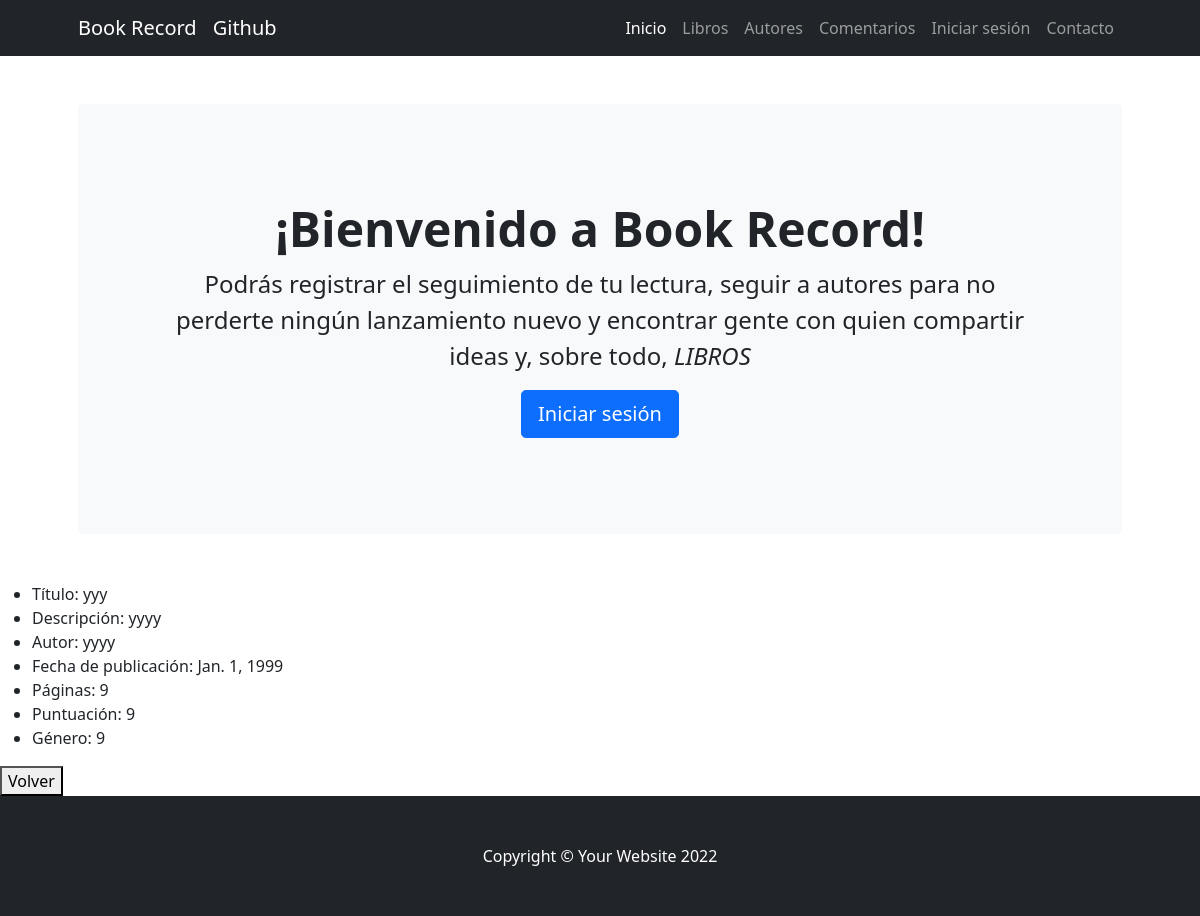
/BookRecord/book/5, run on the app's committed database.
### BookRecord/models.py (models this page shows, shortened)
class Book(models.Model):
    title = models.CharField(max_length=40)
    description = models.CharField(max_length=400)
    author = models.CharField(max_length=40)
    date = models.DateField(max_length=40)
    pages = models.IntegerField()
    rating = models.IntegerField()
    comments = models.CharField(max_length=40)
    genre = models.CharField(max_length=40)

### BookRecord/views.py (the view)
# urls.py: path('book/<pk>', views.Detail_book.as_view(), name='detail_book'),
class Detail_book(DetailView):
    model = Book
    template_name = 'BookRecord/book_detail.html'

### BookRecord/template/BookRecord/book_detail.html
{% extends "BookRecord/template.html" %}
{% load static %}
{% block changing_content  %}
<ul>
  <li>Título: {{ book.title }}</li>
  <li>Descripción: {{ book.description }}</li>
  <li>Autor: {{ book.author }}</li>
  <li>Fecha de publicación: {{ book.date }}</li>
  <li>Páginas: {{ book.pages }}</li>
  <li>Puntuación: {{ book.rating }}</li>
  <li>Género: {{ book.genre }}</li>
</ul>
  <button><a href="{% url 'list_books' %}" style='text-decoration: none; color: #000000' >Volver</a></button>
{% endblock %}

### data on the page
Book: title "yyy", description "yyyy", author "yyyy", date "Jan. 1, 1999", pages "9", rating "9", genre "9"
